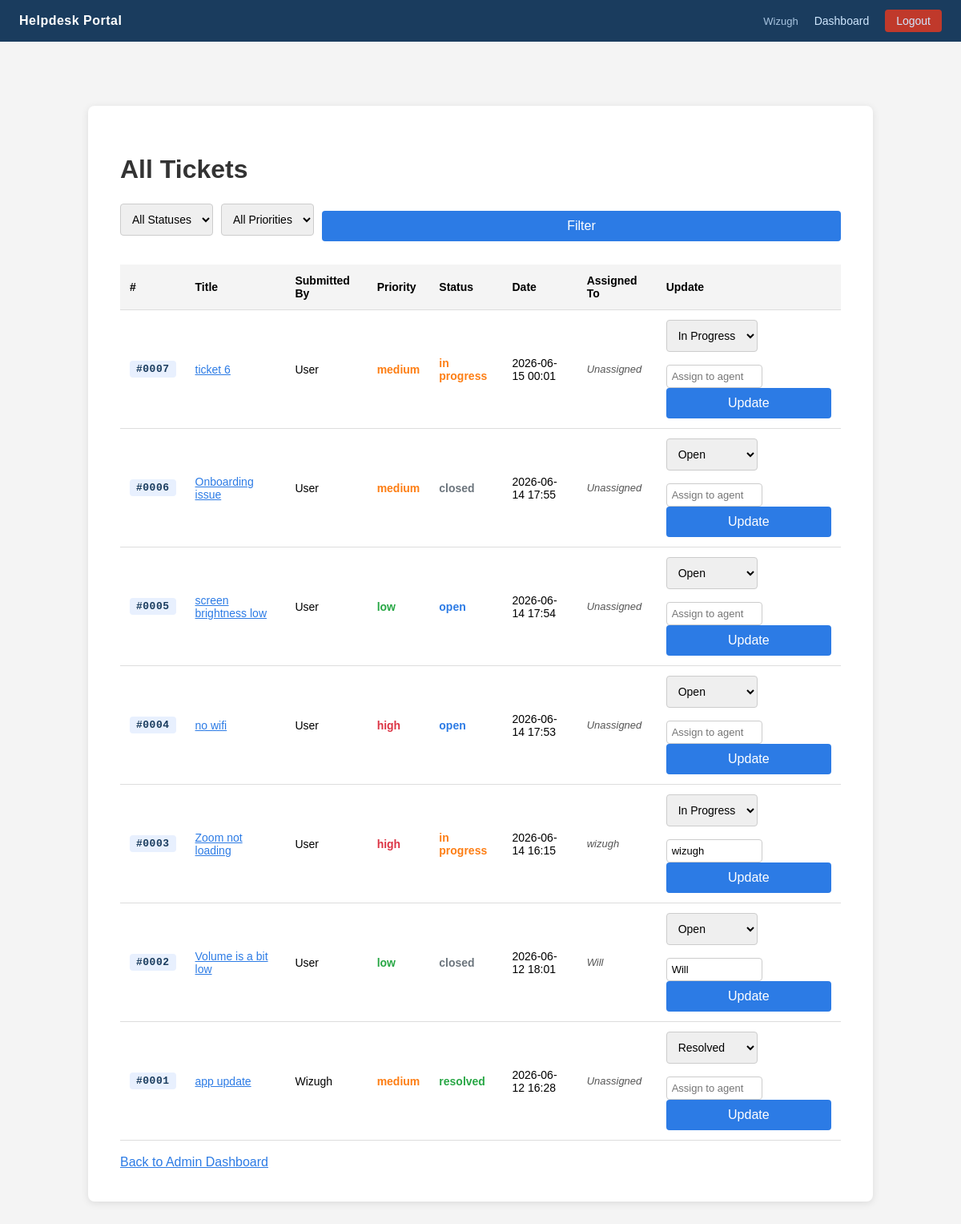
The app's page /admin/tickets (signed in) with its own data.
### tables this page shows
CREATE TABLE tickets (
            id INTEGER PRIMARY KEY AUTOINCREMENT,
            title TEXT NOT NULL,
            description TEXT NOT NULL,
            priority TEXT NOT NULL DEFAULT 'low',
            status TEXT NOT NULL DEFAULT 'open',
            created_by TEXT NOT NULL,
            date TEXT NOT NULL
        , assigned_to TEXT DEFAULT NULL);

### app.py (the view)
@app.route('/admin/tickets')
def admin_tickets():
    if 'user' not in session or session['role'] != 'admin':
        return redirect(url_for('login'))
    status_filter = request.args.get('status', 'all')
    priority_filter = request.args.get('priority', 'all')
    query = 'SELECT * FROM tickets'
    filters = []
    params = []
    if status_filter != 'all':
        filters.append('status = ?')
        params.append(status_filter)
    if priority_filter != 'all':
        filters.append('priority = ?')
        params.append(priority_filter)
    if filters:
        query += ' WHERE ' + ' AND '.join(filters)
    query += ' ORDER BY date DESC'
    conn = get_db()
    tickets = conn.execute(query, params).fetchall()
    conn.close()
    return render_template(
        'admin_tickets.html',
        tickets=tickets,
        status_filter=status_filter,
        priority_filter=priority_filter
    )

### app.py (called while the page is built)
def get_db():
    conn = sqlite3.connect(DB_PATH)
    conn.row_factory = sqlite3.Row
    conn.execute("PRAGMA foreign_keys = ON")
    return conn

### templates/admin_tickets.html (shortened to what this page needs)
{% extends 'base.html' %}
{% block content %}
<div class="container wide">
    <h1>All Tickets</h1>
    <form method="GET" class="filter-form">
        <select name="status">
            <option value="all"         {% if status_filter == 'all'         %}selected{% endif %}>All Statuses</option>
        </select>
        <select name="priority">
            <option value="all"    {% if priority_filter == 'all'    %}selected{% endif %}>All Priorities</option>
        </select>
        <button type="submit">Filter</button>
    </form>
    {% if tickets %}
    <table>
        <thead>
            <tr>
                <th>#</th>
                <th>Title</th>
                <th>Submitted By</th>
                <th>Priority</th>
                <th>Status</th>
                <th>Date</th>
                <th>Assigned To</th>
                <th>Update</th>
            </tr>
        </thead>
        <tbody>
            {% for ticket in tickets %}
            <tr>
                <td><span class="ticket-id-badge">#{{ '%04d'|format(ticket['id']) }}</span></td>
                <td><a href="/ticket/{{ ticket['id'] }}">{{ ticket['title'] }}</a></td>
                <td>{{ ticket['created_by'] }}</td>
                <td class="priority-{{ ticket['priority'] }}">{{ ticket['priority'] }}</td>
                <td class="status-{{ ticket['status'].replace(' ', '-') }}">{{ ticket['status'] }}</td>
                <td>{{ ticket['date'] }}</td>
                <td class="assigned-cell">{{ ticket['assigned_to'] or 'Unassigned' }}</td>
                <td>
                    <form method="POST" action="/admin/update/{{ ticket['id'] }}">
                        <select name="status">
                            <option value="open"        {% if ticket['status'] == 'open'        %}selected{% endif %}>Open</option>
                            <option value="in progress" {% if ticket['status'] == 'in progress' %}selected{% endif %}>In Progress</option>
                            <option value="resolved"    {% if ticket['status'] == 'resolved'    %}selected{% endif %}>Resolved</option>
                        </select>
                        <input
                            type="text"
                            name="assigned_to"
                            value="{{ ticket['assigned_to'] or '' }}"
                            placeholder="Assign to agent"
                            class="assign-input"
                        >
                        <button type="submit">Update</button>
                    </form>
                </td>
            </tr>
            {% endfor %}
        </tbody>
    </table>
    {% else %}
        <p>No tickets found.</p>
    {% endif %}
    <br>
    <a href="/admin">Back to Admin Dashboard</a>
</div>
{% endblock %}

### static/style.css (style rules this page uses)
body { font-family: Arial, sans-serif; background-color: #f4f4f4; margin: 0; padding: 0; }
.container { max-width: 500px; margin: 80px auto; background: white; padding: 40px; border-radius: 8px; box-shadow: 0 2px 10px rgba(0,0,0,0.1); }
.container.wide { max-width: 900px; }
h1 { margin-bottom: 24px; color: #333; }
a { color: #2c7be5; }
input { width: 100%; padding: 10px; margin-bottom: 16px; border: 1px solid #ccc; border-radius: 4px; font-size: 14px; box-sizing: border-box; }
select { padding: 10px; border: 1px solid #ccc; border-radius: 4px; font-size: 14px; margin-bottom: 16px; }
button { width: 100%; padding: 10px; background-color: #2c7be5; color: white; border: none; border-radius: 4px; font-size: 16px; cursor: pointer; }
.priority-high { color: #dc3545; font-weight: bold; }
.priority-medium { color: #fd7e14; font-weight: bold; }
.priority-low { color: #28a745; font-weight: bold; }
.status-open { color: #2c7be5; font-weight: bold; }
.status-in-progress { color: #fd7e14; font-weight: bold; }
.status-resolved { color: #28a745; font-weight: bold; }
.status-closed { color: #6c757d; font-weight: bold; }
table { width: 100%; border-collapse: collapse; margin-top: 20px; }
th, td { padding: 12px; text-align: left; border-bottom: 1px solid #ddd; font-size: 14px; }
th { background-color: #f4f4f4; font-weight: bold; }
.filter-form { display: flex; gap: 10px; margin-bottom: 20px; align-items: center; }
.ticket-id-badge { display: inline-block; background-color: #e8f0fe; color: #1a3c5e; font-family: monospace; font-size: 13px; font-weight: bold; padding: 3px 8px; border-radius: 4px; letter-spacing: 0.5px; }
.assign-input { width: 120px; padding: 6px; margin-bottom: 0; font-size: 13px; }
.assigned-cell { color: #555; font-size: 13px; font-style: italic; }

### records on screen
tickets: id "0007", title "ticket 6", created_by "User", priority "medium", status "in progress", date "2026-06-15 00:01", ticket "Unassigned", status "In Progress"
tickets: id "0006", title "Onboarding issue", created_by "User", priority "medium", status "closed", date "2026-06-14 17:55", ticket "Unassigned"
tickets: id "0005", title "screen brightness low", created_by "User", priority "low", status "open", date "2026-06-14 17:54", ticket "Unassigned", status "Open"
tickets: id "0004", title "no wifi", created_by "User", priority "high", status "open", date "2026-06-14 17:53", ticket "Unassigned", status "Open"
tickets: id "0003", title "Zoom not loading", created_by "User", priority "high", status "in progress", date "2026-06-14 16:15", assigned_to "wizugh", status "In Progress"
tickets: id "0002", title "Volume is a bit low", created_by "User", priority "low", status "closed", date "2026-06-12 18:01", assigned_to "Will"
tickets: id "0001", title "app update", created_by "Wizugh", priority "medium", status "resolved", date "2026-06-12 16:28", ticket "Unassigned", status "Resolved"

### other values on screen
{{ session['user'] }} "Wizugh"
